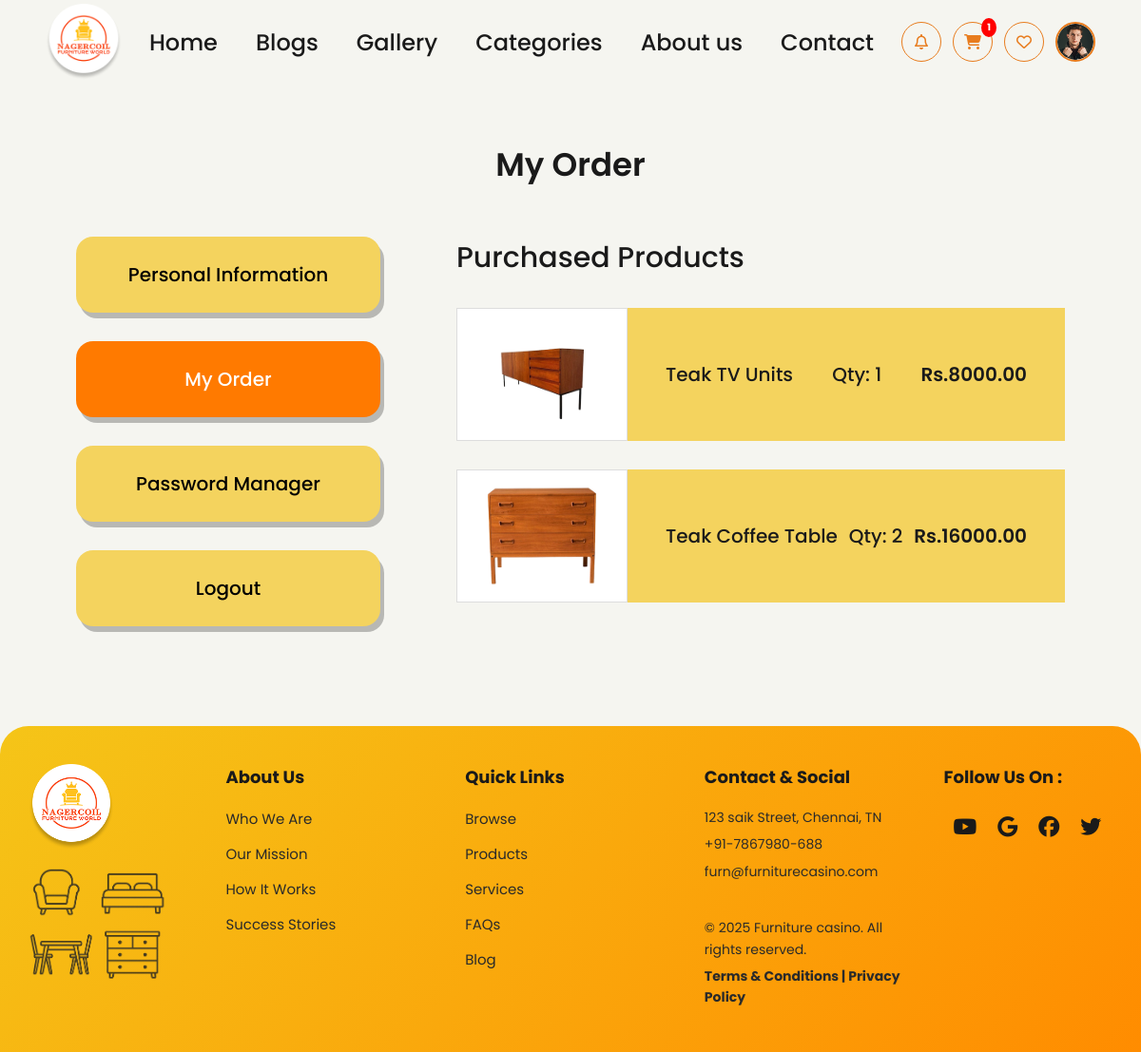
Before: /orders/ (signed in) with the older database file.
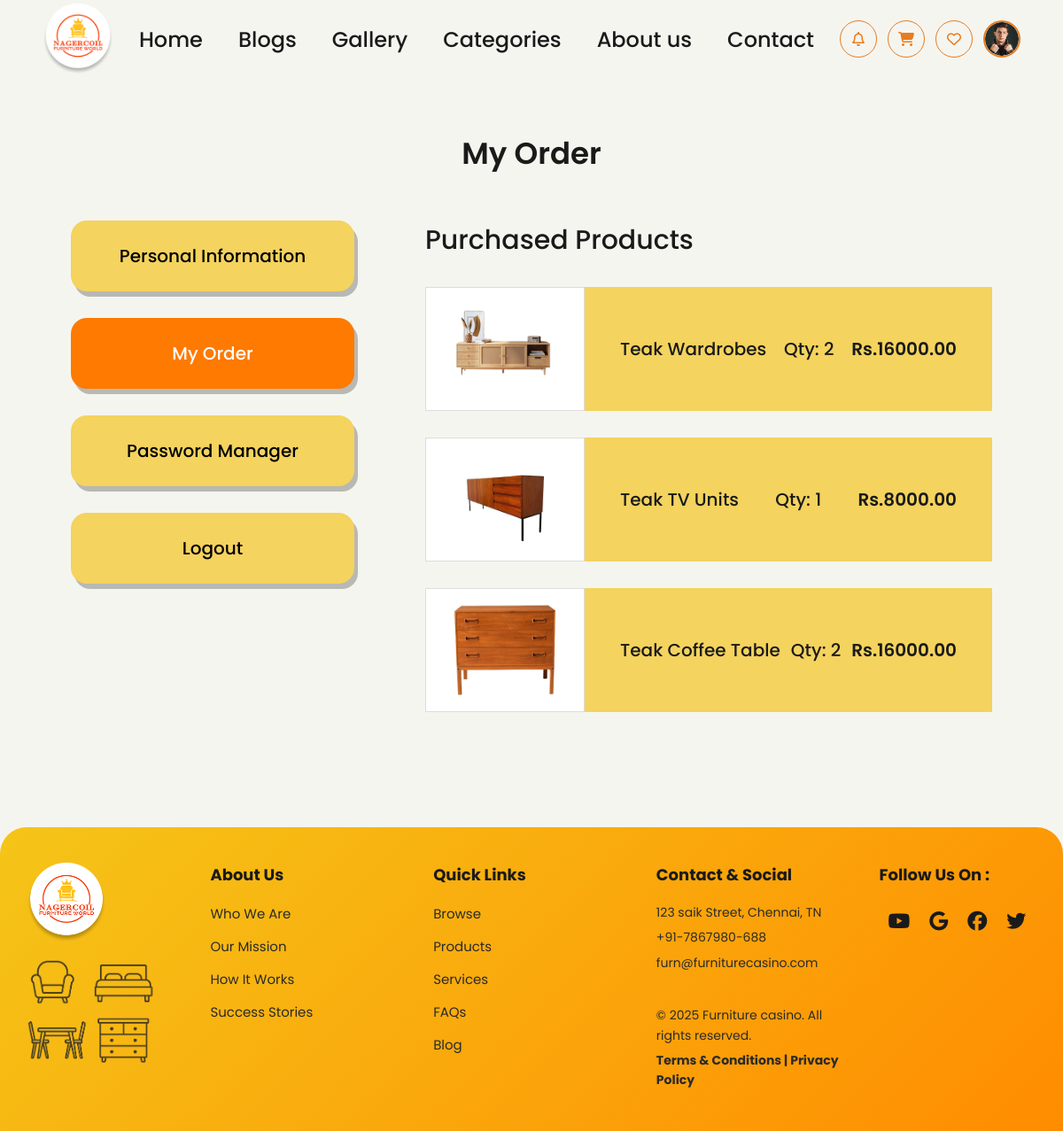
After: the same page with the newer database file.
### furniture/models.py (models this page shows, shortened)
class User(AbstractUser):
    profile_picture = models.ImageField(upload_to='profiles/', null=True, blank=True)
    phone = models.CharField(max_length=15, blank=True)
    gender = models.CharField(max_length=10, blank=True)
    groups = models.ManyToManyField(
        Group,
        verbose_name='groups',
        blank=True,
        help_text='The groups this user belongs to.',
        related_name='custom_user_set',
        related_query_name='custom_user',
    )
    user_permissions = models.ManyToManyField(
        Permission,
        verbose_name='user permissions',
        blank=True,
        help_text='Specific permissions for this user.',
        related_name='custom_user_permissions_set',
        related_query_name='custom_user',
    )

class Cart(models.Model):
    user = models.OneToOneField(User, on_delete=models.CASCADE, related_name='cart')
    created_at = models.DateTimeField(auto_now_add=True)

class OrderItem(models.Model):
    order = models.ForeignKey(Order, on_delete=models.CASCADE, related_name='items')
    product = models.ForeignKey(Product, on_delete=models.CASCADE)
    quantity = models.PositiveIntegerField()
    price = models.DecimalField(max_digits=10, decimal_places=2)
    def subtotal(self):
        return self.price * self.quantity

class Product(models.Model):
    name = models.CharField(max_length=200)
    category = models.ForeignKey(Category, on_delete=models.CASCADE, related_name='products')
    description = models.TextField(blank=True)
    price = models.DecimalField(max_digits=10, decimal_places=2)
    image = models.ImageField(upload_to='products/')
    stock = models.PositiveIntegerField(default=0)
    created_at = models.DateTimeField(auto_now_add=True)

### furniture/views.py (the view)
# urls.py: path('orders/',             views.orders,           name='orders'),
@login_required
def orders(request):
    user_orders = (
        Order.objects.filter(user=request.user)
        .order_by('-created_at')
        .prefetch_related('items__product')
    )
    return render(request, 'orders.html', {'orders': user_orders})

### furniture/templatetags/shop_tags.py (called while the page is built)
@register.simple_tag(takes_context=True)
def product_image_src(context, product):
    if product and getattr(product, 'image', None) and getattr(product.image, 'name', None):
        try:
            if product.image.storage.exists(product.image.name) and product.image.storage.size(product.image.name) > 300:
                return product.image.url
        except Exception:
            pass
    if product and getattr(product, 'id', None):
        fallback_num = (product.id % 9) + 1
        if fallback_num == 0:
            fallback_num = 1
    else:
        fallback_num = 1
    return f'/static/images/pro{fallback_num}.png'

### furniture/templates/orders.html (shortened to what this page needs)
{% extends 'base.html' %}
{% load static %}
{% load shop_tags %}
{% block content %}
<section class="order-page">
    <h1 class="page-title">My Order</h1>
    <div class="order-container">
        <div class="sidebar">
            <a href="{% url 'profile' %}" class="menu-btn">
                Personal Information
            </a>
            <a href="{% url 'orders' %}" class="menu-btn active">
                My Order
            </a>
            <a href="{% url 'password_change' %}" class="menu-btn">
                Password Manager
            </a>
            <a href="{% url 'logout' %}" class="menu-btn">
                Logout
            </a>
        </div>
        <div class="orders-content">
            <h2 class="section-title">Purchased Products</h2>
            {% if orders %}
                {% for order in orders %}
                    {% for item in order.items.all %}
                        <a href="{% url 'product_detail' item.product.id %}" style="text-decoration: none; color: inherit; display: block;">
                          <div class="order-card">
                              <div class="product-img">
                                  <img src="{% product_image_src item.product %}" alt="{{ item.product.name }}" width="120" height="120" loading="lazy">
                              </div>
                              <div class="product-info">
                                  <span>{{ item.product.name }}</span>
                                  <span>Qty: {{ item.quantity }}</span>
                                  <span class="price">Rs.{{ item.subtotal|floatformat:2 }}</span>
                              </div>
                          </div>
                        </a>
                    {% endfor %}
                {% endfor %}
            {% endif %}
        </div>
    </div>
</section>
{% endblock %}

### furniture/templates/base.html (shortened to what the changed rows need)
<!DOCTYPE html>
<html lang="en">
<head>
  {% load static %}
  <link rel="stylesheet" href="https://cdnjs.cloudflare.com/ajax/libs/font-awesome/6.5.0/css/all.min.css" />
</head>
<body>
<nav>
  <div class="nav-icons">
    <a href="{% url 'cart' %}" class="nav-icon-btn" title="Cart" style="position: relative;">
      <i class="fa-solid fa-cart-shopping"></i>
      {% if user.is_authenticated and user.cart.items.count > 0 %}
        <span class="cart-badge">{{ user.cart.items.count }}</span>
      {% endif %}
    </a>
  </div>
</nav>
<main>
  {% block content %}{% endblock %}
</main>
</body>
</html>

Changed rows visible on the page:
no longer on this page (row edited): User: cart.items.count "1"
added OrderItem: shows a picture, product.name "Teak Wardrobes", quantity "2", subtotal "16000.00"
